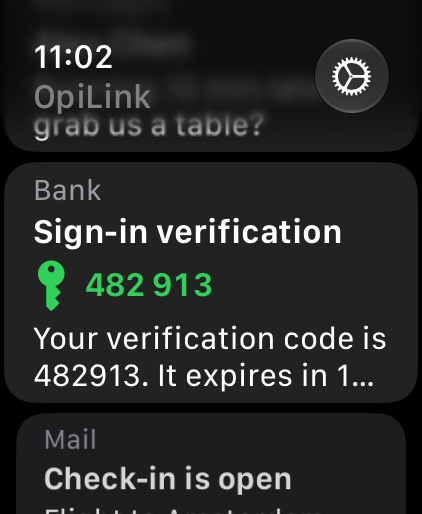
#> input picture appstore/screenshots/en-US/01-notifications.png, 422 x 514 px
$ python make-creatives.py
#> lines starting #> are read from the running program, lines starting #| are printed output that depends on the picture; after the words box and inside, x2 and y2 are one past the last pixel; in counts of white or black regions, pixels touching at a corner belong together
#!/usr/bin/env python3
# App Store creative generator for OpiLink. Pure PIL, RGB output (no alpha).
# Re-run: python3 appstore/make-creatives.py

import os
from PIL import Image, ImageDraw, ImageFilter, ImageFont

ROOT = os.path.dirname(os.path.dirname(os.path.abspath(__file__)))
SHOTS = os.path.join(ROOT, "appstore", "screenshots")
OUT = os.path.join(ROOT, "appstore", "creatives")
ICON = os.path.join(ROOT, "watch", "OpiConnect", "Assets.xcassets",
                    "AppIcon.appiconset", "icon.png")

BG_TOP = (0x1A, 0x1B, 0x2E)
BG_BOT = (0x2B, 0x2D, 0x52)
GLOW = (0x4A, 0x5B, 0xD6)
BEZEL = (0x3A, 0x3C, 0x4E)
BUTTON = (0x2E, 0x30, 0x40)
WHITE = (255, 255, 255)
SUB = (0xB8, 0xBC, 0xE0)

SFNS = "/System/Library/Fonts/SFNS.ttf"
HEITI_MED = "/System/Library/Fonts/STHeiti Medium.ttc"
HEITI_LIGHT = "/System/Library/Fonts/STHeiti Light.ttc"


def en_font(size, bold):
    f = ImageFont.truetype(SFNS, size)
    f.set_variation_by_name("Semibold" if bold else "Regular")
    return f


def zh_font(size, bold):
    path = HEITI_MED if bold else HEITI_LIGHT
    return ImageFont.truetype(path, size, index=1)  # Heiti SC


def is_cjk(ch):
    return ord(ch) > 0x2E7F


# [28 lines left out: functions text_width_mixed, runs, draw_mixed, not called in this run]


def fit_mixed(zh, lines, start, max_w, bold, min_size=20):
    size = start
    while size > min_size:
        lat = zh_font(size, bold) if zh else en_font(size, bold)
        cjk = zh_font(size, bold) if zh else lat
        if all(text_width_mixed(lat, cjk, ln) <= max_w for ln in lines):
            return lat, cjk, size
        size -= 4
    lat = zh_font(min_size, bold) if zh else en_font(min_size, bold)
    return lat, (zh_font(min_size, bold) if zh else lat), min_size


def gradient(w, h, top, bot):
#> called with w = 3840, h = 1646, top = (26, 27, 46), bot = (43, 45, 82)
    img = Image.new("RGB", (w, h))
#> img: PIL image 3840x1646 RGB; every value is 0
    px = img.load()
    for y in range(h):
        t = y / (h - 1)
        c = tuple(round(a + (b - a) * t) for a, b in zip(top, bot))
        for x in range(w):
            px[x, y] = c
    return img


def rounded_mask(size, radius):
    m = Image.new("L", size, 0)
    ImageDraw.Draw(m).rounded_rectangle([0, 0, size[0] - 1, size[1] - 1],
                                        radius=radius, fill=255)
    return m


def glow_layer(w, h, cx, cy, rw, rh, color, alpha):
    layer = Image.new("RGBA", (w, h), (0, 0, 0, 0))
    d = ImageDraw.Draw(layer)
    d.ellipse([cx - rw / 2, cy - rh / 2, cx + rw / 2, cy + rh / 2],
              fill=color + (round(255 * alpha),))
    return layer.filter(ImageFilter.GaussianBlur(min(w, h) // 6))


def watch_mockup(shot_path, scale):
    """Returns (RGBA image, body_x, body_y, body_w, body_h) — body origin/size
    inside the image, so callers can place watches by body bounds."""
#> called with scale = 2
    shot = Image.open(shot_path).convert("RGB")
    sw, sh = round(shot.width * scale), round(shot.height * scale)
#> sw = 844; sh = 1028
    shot = shot.resize((sw, sh), Image.LANCZOS)
#> shot: PIL image 844x1028 RGB

    pad = round(sw * 0.06)
#> pad = 51
    bw, bh = sw + 2 * pad, sh + 2 * pad
#> bw = 946; bh = 1130
    shadow_blur = int(bh * 0.04)
#> shadow_blur = 45
    shadow_dy = int(bh * 0.02)
#> shadow_dy = 22
    margin = shadow_blur + shadow_dy + 40
#> margin = 107

    W, H = bw + 2 * margin, bh + 2 * margin
#> W = 1160; H = 1344
    img = Image.new("RGBA", (W, H), (0, 0, 0, 0))
#> img: PIL image 1160x1344 RGBA; every value is 0
    ox, oy = margin, margin
#> ox = 107; oy = 107

    sh_img = Image.new("RGBA", (W, H), (0, 0, 0, 0))
    ImageDraw.Draw(sh_img).rounded_rectangle(
        [ox, oy + shadow_dy, ox + bw, oy + bh + shadow_dy],
        radius=int(bw * 0.22), fill=(0, 0, 0, round(255 * 0.4)))
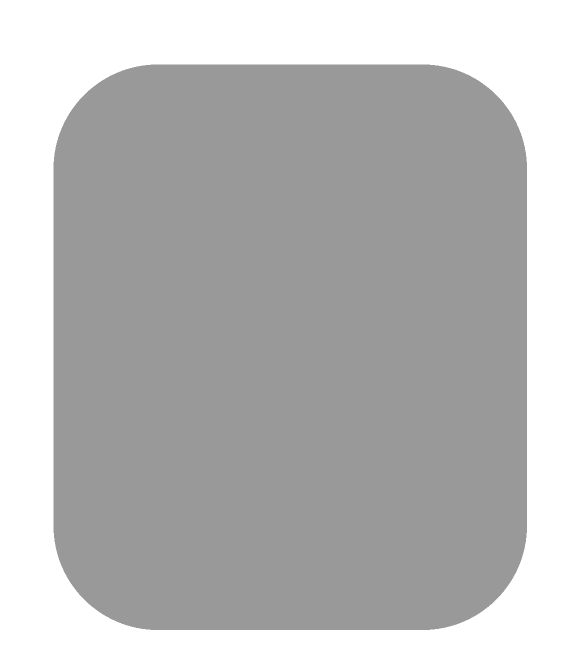
#> sh_img: PIL image 1160x1344 RGBA (shown at 1/2 size); mean R, G, B, A 0, 0, 0, 67.6; transparent parts drawn white
    img = Image.alpha_composite(img, sh_img.filter(
        ImageFilter.GaussianBlur(shadow_blur)))

    d = ImageDraw.Draw(img)
    d.rounded_rectangle([ox, oy, ox + bw, oy + bh], radius=int(bw * 0.22),
                        fill=(0, 0, 0, 255), outline=BEZEL + (255,),
                        width=max(2, int(bw * 0.015)))
    cw, ch = max(6, int(bw * 0.03)), int(bh * 0.09)
#> cw = 28; ch = 101
    d.rounded_rectangle([ox + bw - cw // 2, oy + int(bh * 0.25),
                         ox + bw + cw, oy + int(bh * 0.25) + ch],
                        radius=cw, fill=BUTTON + (255,))
    bw2, bh2 = max(4, int(bw * 0.022)), int(bh * 0.14)
#> bw2 = 20
    d.rounded_rectangle([ox + bw - bw2 // 2, oy + int(bh * 0.25) + ch + int(bh * 0.03),
                         ox + bw + bw2, oy + int(bh * 0.25) + ch + int(bh * 0.03) + bh2],
                        radius=bw2, fill=BUTTON + (255,))
    screen = Image.new("RGBA", (sw, sh))
#> screen: PIL image 844x1028 RGBA; every value is 0
    screen.paste(shot, (0, 0))
    img.paste(screen, (ox + pad, oy + pad),
              rounded_mask((sw, sh), int(sw * 0.17)))
#> in rounded_mask, `m = Image.new("L", size, 0)`: m: PIL image 844x1028 L; every value is 0
#> in rounded_mask, `ImageDraw.Draw(m).rounded_rectangle([0, 0, size[0] - 1, size[1] - 1], ..`:
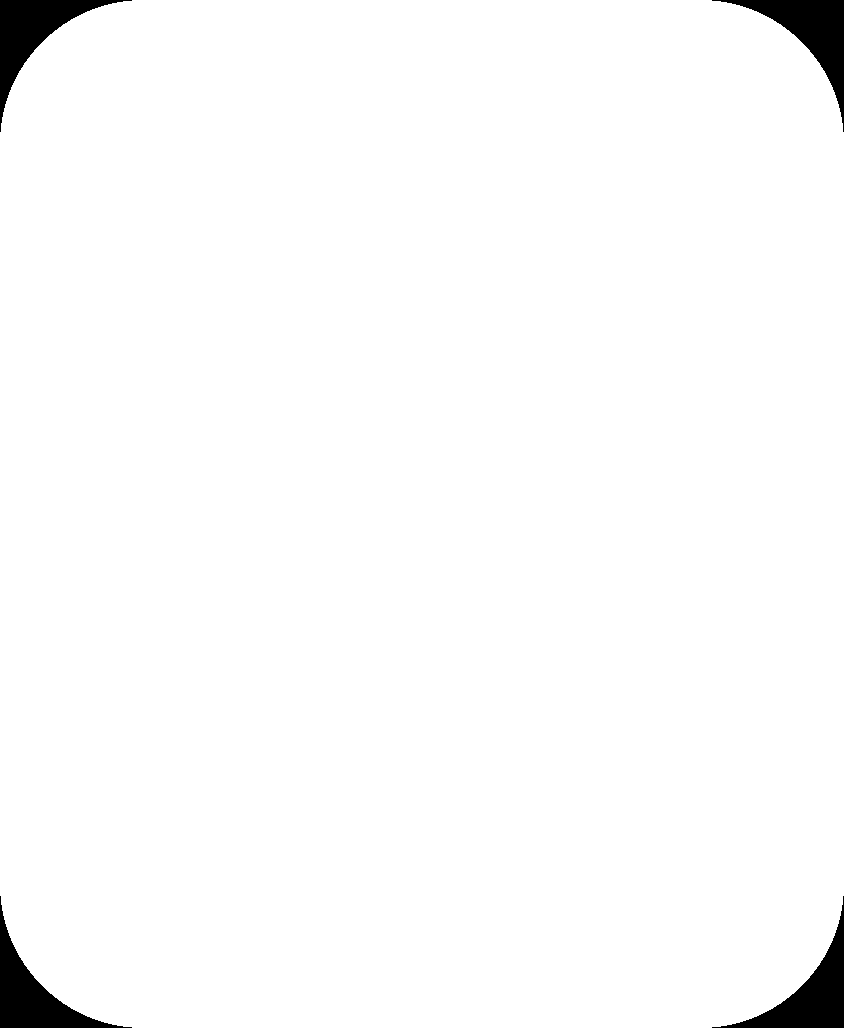
#> m: PIL image 844x1028 L; 98% white; 4 black regions, box (x1, y1, x2, y2) and area: (0, 0, 132, 132) 4434, (712, 0, 844, 132) 4434, (0, 896, 132, 1028) 4434, (712, 896, 844, 1028) 4434
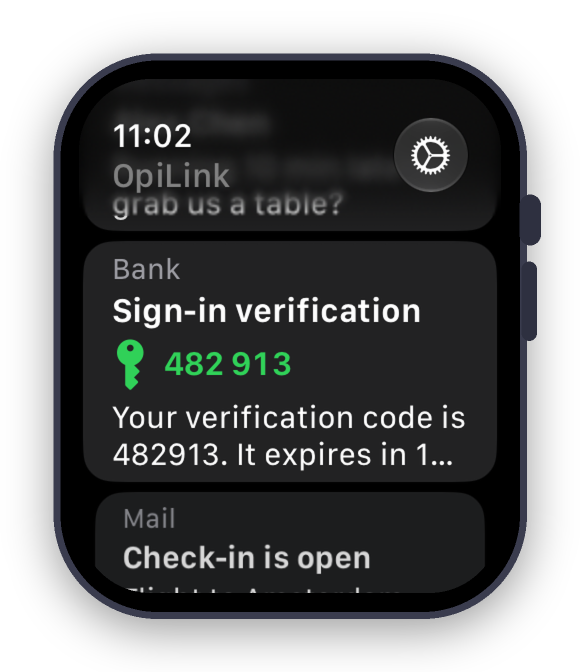
#> img: PIL image 1160x1344 RGBA (shown at 1/2 size); mean R, G, B, A 23.9, 24.9, 25.3, 174.6; transparent parts drawn white
    return img, ox, oy, bw, bh


# [5 lines left out: function icon_masked, not called in this run]


def shot_path(locale, name):
    return os.path.join(SHOTS, locale, name)


def make_header(locale, heading, subline):
    W, H = 3840, 1646
    img = gradient(W, H, BG_TOP, BG_BOT).convert("RGBA")
    zh = locale == "zh-Hans"

    # two watches side by side in the right ~52%, no overlap
    left_w, lox, loy, lbw, lbh = watch_mockup(shot_path(locale, "01-notifications.png"), 2.0)
#> lox = 107; loy = 107; lbw = 946; lbh = 1130
    right_w, rox, roy, rbw, rbh = watch_mockup(shot_path(locale, "03-otp.png"), 2.0)
#> call 2 of watch_mockup, with shot_path = 'appstore/screenshots/en-US/03-otp.png', scale = 2
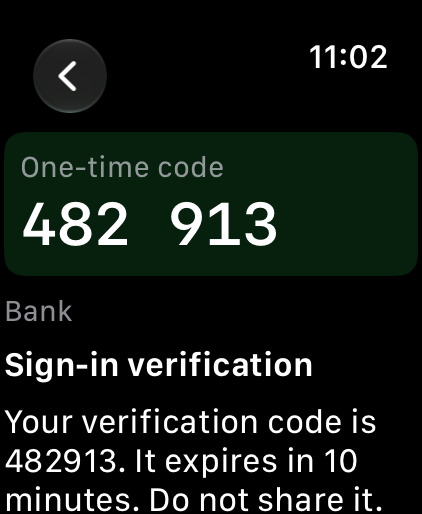
#> input picture appstore/screenshots/en-US/03-otp.png, 422 x 514 px
#> in watch_mockup (call 2), `img.paste(screen, (ox + pad, oy + pad), rounded_mask((sw, sh), int(sw ..`:
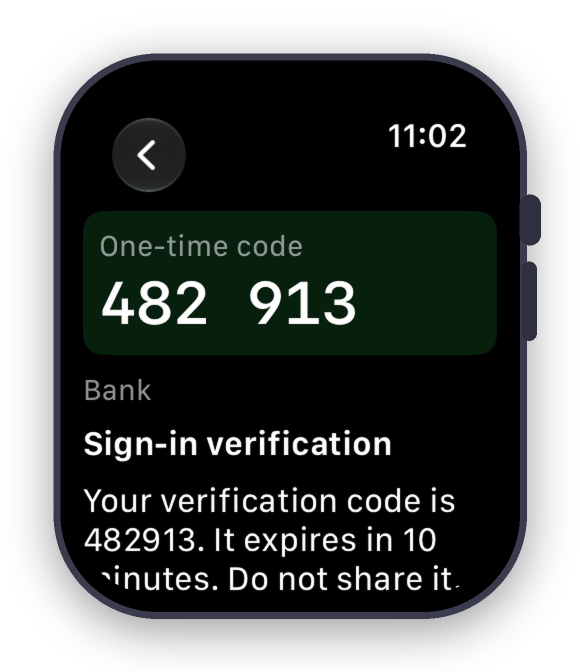
#> img: PIL image 1160x1344 RGBA (shown at 1/2 size); mean R, G, B, A 13, 16.4, 14.6, 174.6; transparent parts drawn white
#> rox = 107; roy = 107; rbw = 946; rbh = 1130
    gap = 110
    group_w = lbw + gap + rbw
#> group_w = 2002
    gx = W - 200 - group_w                     # body left of first watch
#> gx = 1638
    gy = (H - lbh) // 2                        # vertically centered bodies
#> gy = 258
    group_left = gx
#> group_left = 1638

    img = Image.alpha_composite(img, glow_layer(
        W, H, int(gx + group_w / 2), int(gy + lbh / 2),
        group_w * 1.35, H * 1.5, GLOW, 0.25))
#> in glow_layer, `layer = Image.new("RGBA", (w, h), (0, 0, 0, 0))`: layer: PIL image 3840x1646 RGBA; every value is 0
#> in glow_layer, `return layer.filter(ImageFilter.GaussianBlur(min(w, h) // 6))`:
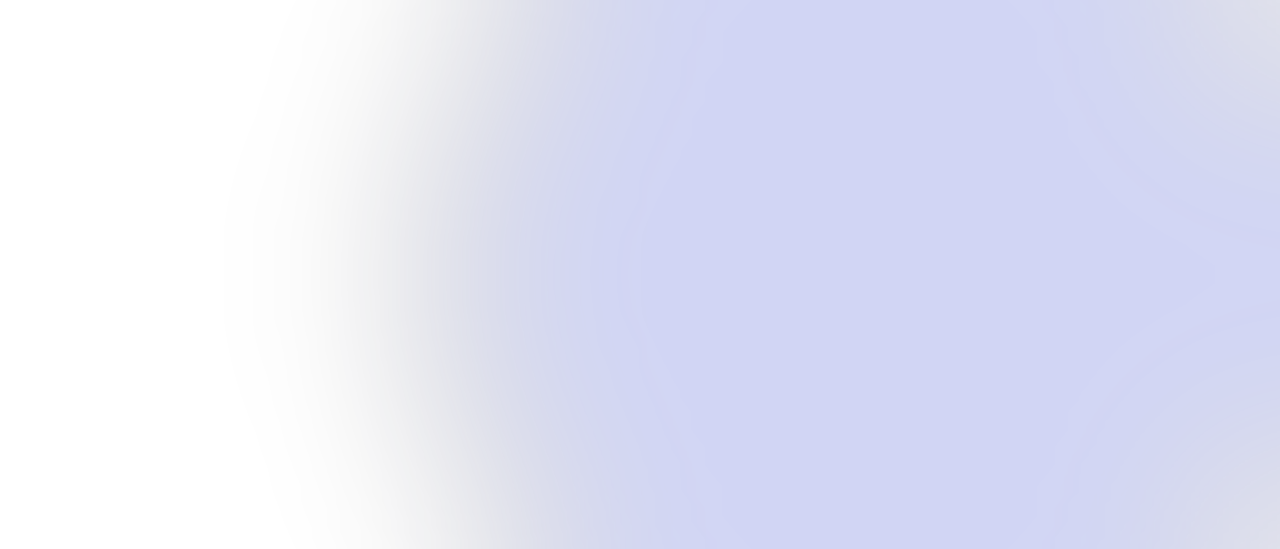
#> returned value: PIL image 3840x1646 RGBA (shown at 1/3 size); mean R, G, B, A 45.9, 56.4, 132.6, 39.7; transparent parts drawn white
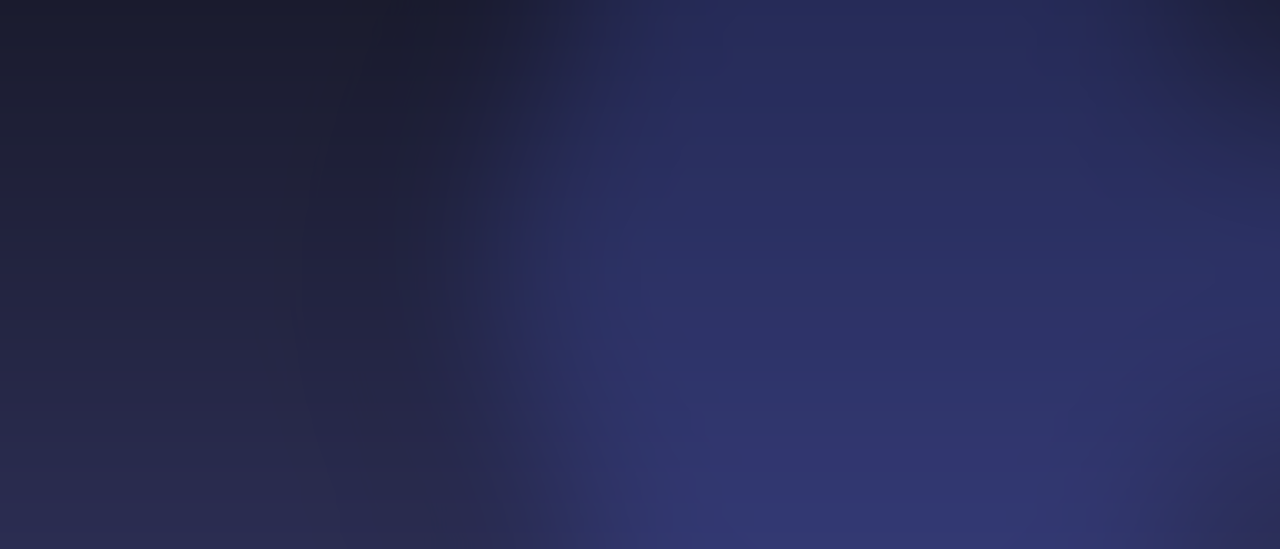
#> img: PIL image 3840x1646 RGBA (shown at 1/3 size); mean R, G, B, A 39.7, 43.4, 84.4, 255

    # text block, vertically centered in left region
    x0 = 260
    max_w = group_left - x0 - 80
#> max_w = 1298
    head_lat, head_cjk, head_size = fit_mixed(
        zh, heading.split("\n"), 150, max_w, bold=True)
#> after the loop in fit_mixed, `while size > min_size:`: size = 150
    sub_lat, sub_cjk, sub_size = fit_mixed(
        zh, [subline], 64, max_w, bold=False)
    icon_s = 200
    lh = round(head_size * 1.12)
    block_h = (icon_s + 50 + lh * len(heading.split("\n")) + 40
               + round(sub_size * 1.3))
    ty = (H - block_h) // 2
    icon = icon_masked(icon_s)
    img.paste(icon, (x0, ty), icon)
    ty += icon_s + 50
    d = ImageDraw.Draw(img)
    for ln in heading.split("\n"):
        draw_mixed(d, x0, ty + head_size, ln, head_lat, head_cjk, WHITE)
        ty += lh
    ty += 40
    draw_mixed(d, x0, ty + sub_size, subline, sub_lat, sub_cjk, SUB)

    img.alpha_composite(left_w, (int(gx - lox), int(gy - loy)))
    img.alpha_composite(right_w, (int(gx + lbw + gap - rox), int(gy - roy)))

    out_dir = os.path.join(OUT, locale)
    os.makedirs(out_dir, exist_ok=True)
    img.convert("RGB").save(os.path.join(out_dir, "header.png"))


# [37 lines left out: function make_search, not called in this run]


if __name__ == "__main__":
#> (the run stopped early here; a loop or call above may not have finished)
